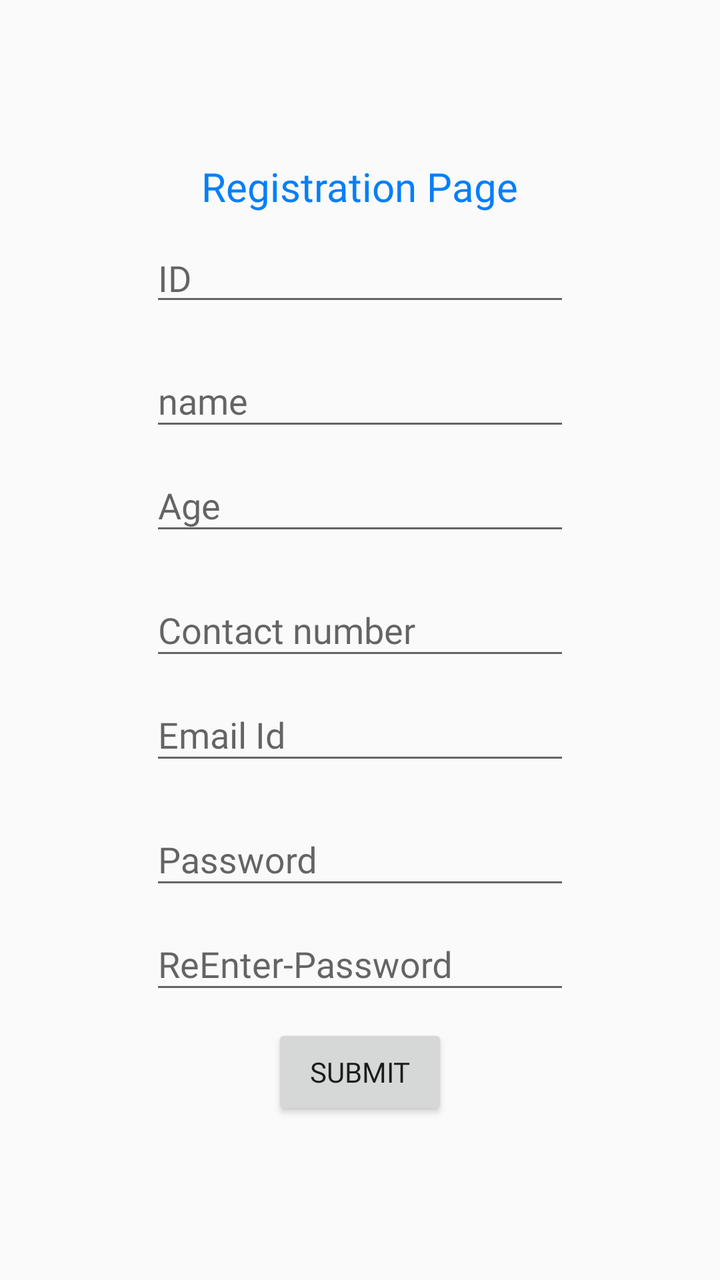
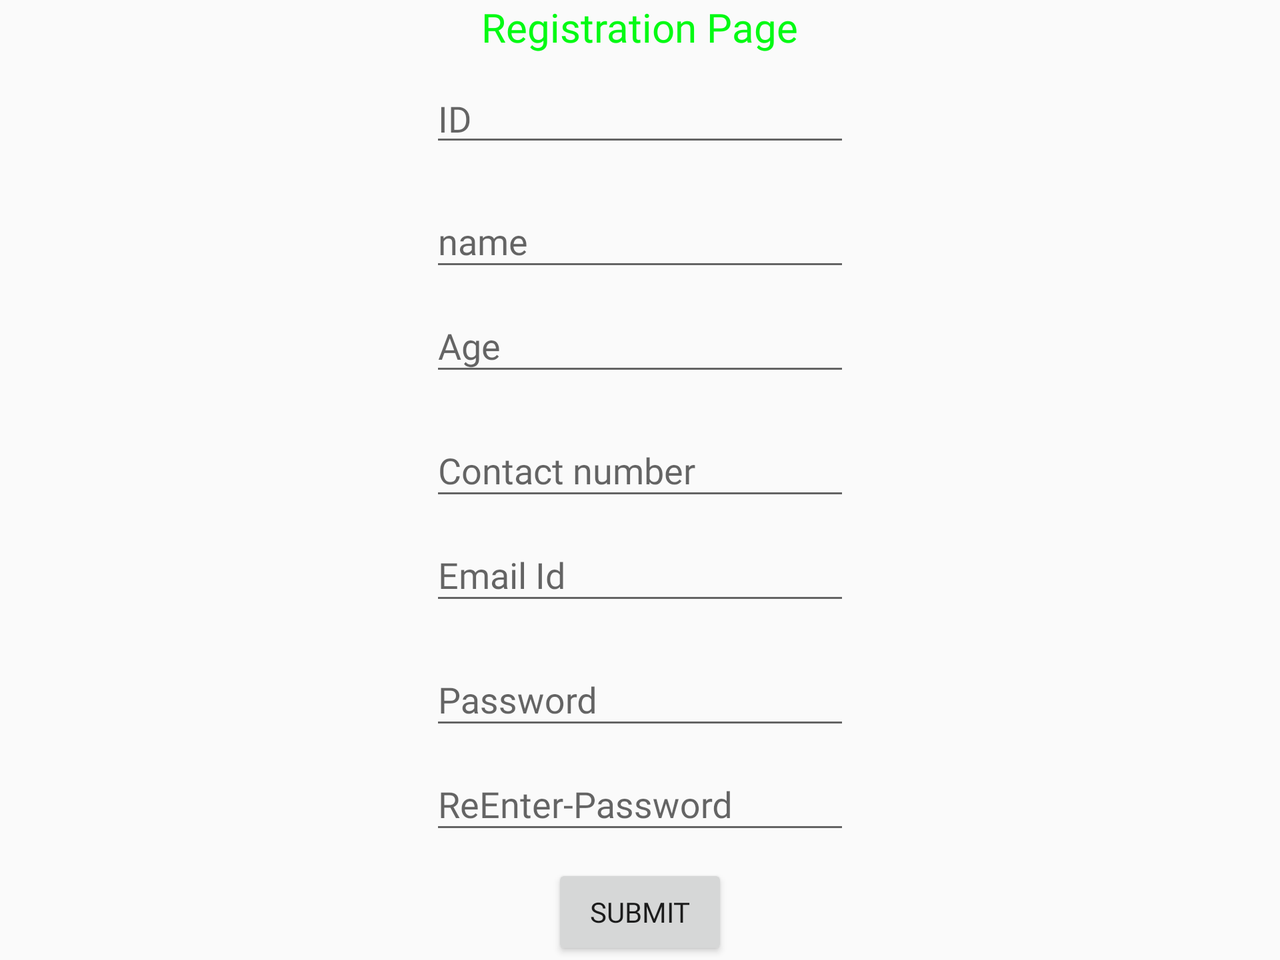

The same Android screen from two of the app's own layout files: first res/layout/ as a phone draws it, then the repository's variant for another configuration, drawn on a device whose configuration selects that folder. Both files follow.
<!-- AndroidManifest.xml: application theme AppTheme2 -->
<!-- res/layout/activity_registration1.xml -->
<LinearLayout
    android:layout_height="match_parent"
    android:layout_width="match_parent"
    android:orientation="vertical"
    android:gravity="center"

    xmlns:android="http://schemas.android.com/apk/res/android">
    <TextView
        android:layout_width="wrap_content"
        android:layout_height="wrap_content"
        android:text="Registration Page"
        android:textColor="#037ffa"
        android:textSize="20dp"/>
    <EditText
        android:layout_width="wrap_content"
        android:layout_height="wrap_content"
        android:id="@+id/et1"
        android:ems="10"
        android:layout_margin="10dp"
        android:hint="@string/et1"/>

    <android.support.design.widget.TextInputLayout
        android:layout_width="wrap_content"
        android:layout_height="wrap_content"
        android:id="@+id/til1">
        <EditText
            android:layout_width="wrap_content"
            android:layout_height="wrap_content"
            android:hint="@string/et2"
            android:id="@+id/et2"
            android:ems="10"/>
    </android.support.design.widget.TextInputLayout>
    <android.support.design.widget.TextInputLayout
        android:layout_width="wrap_content"
        android:layout_height="wrap_content"
        android:id="@+id/til2">
        <EditText
            android:layout_width="wrap_content"
            android:layout_height="wrap_content"
            android:hint="@string/et3"
            android:layout_margin="10dp"
            android:inputType="number"
            android:id="@+id/et3"
            android:ems="10"/>
    </android.support.design.widget.TextInputLayout>
    <android.support.design.widget.TextInputLayout
        android:layout_width="wrap_content"
        android:layout_height="wrap_content"
        android:id="@+id/til3">
        <EditText
            android:layout_width="wrap_content"
            android:layout_height="wrap_content"
            android:hint="@string/et4"
            android:inputType="phone"
            android:maxLength="10"
            android:id="@+id/et4"
            android:ems="10"/>
    </android.support.design.widget.TextInputLayout>
    <android.support.design.widget.TextInputLayout
        android:layout_width="wrap_content"
        android:layout_height="wrap_content"
        android:id="@+id/til4">
        <EditText
            android:layout_width="wrap_content"
            android:layout_height="wrap_content"
            android:hint="@string/et5"
            android:layout_margin="10dp"
            android:inputType="textEmailAddress"
            android:id="@+id/et5"
            android:ems="10"/>
    </android.support.design.widget.TextInputLayout>
    <android.support.design.widget.TextInputLayout
        android:layout_width="wrap_content"
        android:layout_height="wrap_content"
        android:id="@+id/til5">
        <EditText
            android:layout_width="wrap_content"
            android:layout_height="wrap_content"
            android:hint="@string/et6"
            android:inputType="textPassword"

            android:id="@+id/et6"
            android:ems="10"/>
    </android.support.design.widget.TextInputLayout>
    <android.support.design.widget.TextInputLayout
        android:layout_width="wrap_content"
        android:layout_height="wrap_content"
        android:id="@+id/til6">

        <EditText
            android:id="@+id/et7"
            android:layout_width="wrap_content"
            android:layout_height="wrap_content"
            android:layout_margin="10dp"
            android:ems="10"
            android:hint="@string/et7"
            android:inputType="textPassword" />
    </android.support.design.widget.TextInputLayout>
    <Button
        android:layout_width="wrap_content"
        android:layout_height="wrap_content"
        android:text="@string/b3"
        android:onClick="saveDetails"/>

</LinearLayout>
<!-- resources referenced by this layout -->
<resources>
  <string name="b3">Submit</string>
  <string name="et1">ID</string>
  <string name="et2">name</string>
  <string name="et3">Age</string>
  <string name="et4">Contact number</string>
  <string name="et5">Email Id</string>
  <string name="et6">Password</string>
  <string name="et7">ReEnter-Password</string>
  <style name="AppTheme2" parent="Theme.AppCompat.Light.NoActionBar">
          
          <item name="colorPrimary">@color/colorPrimary</item>
          <item name="android:fontFamily">@font/quicksandregular</item>
          <item name="colorPrimaryDark">@color/colorPrimaryDark</item>
          <item name="colorAccent">@color/colorAccent</item>
      </style>
  <color name="colorPrimary">#3F51B5</color>
  <color name="colorPrimaryDark">#303F9F</color>
  <color name="colorAccent">#FF4081</color>
</resources>
<!-- res/layout-land/activity_registration1.xml (the repository's variant of the layout above) -->
<!-- drawn on the phone turned sideways -->
<ScrollView android:layout_height="match_parent"
    android:layout_width="match_parent"
    xmlns:android="http://schemas.android.com/apk/res/android">


<LinearLayout
    android:layout_height="match_parent"
    android:layout_width="match_parent"
    android:orientation="vertical"
    android:gravity="center"

    xmlns:android="http://schemas.android.com/apk/res/android">
    <TextView
        android:layout_width="wrap_content"
        android:layout_height="wrap_content"
        android:text="Registration Page"
        android:textColor="#03fa13"
        android:textSize="20dp"/>
    <EditText
        android:layout_width="wrap_content"
        android:layout_height="wrap_content"
        android:id="@+id/et1"
        android:ems="10"
        android:layout_margin="10dp"
        android:hint="@string/et1"/>

    <android.support.design.widget.TextInputLayout
        android:layout_width="wrap_content"
        android:layout_height="wrap_content"
        android:id="@+id/til1">
        <EditText
            android:layout_width="wrap_content"
            android:layout_height="wrap_content"
            android:hint="@string/et2"
            android:id="@+id/et2"
            android:ems="10"/>
    </android.support.design.widget.TextInputLayout>
    <android.support.design.widget.TextInputLayout
        android:layout_width="wrap_content"
        android:layout_height="wrap_content"
        android:id="@+id/til2">
        <EditText
            android:layout_width="wrap_content"
            android:layout_height="wrap_content"
            android:hint="@string/et3"
            android:layout_margin="10dp"
            android:inputType="number"
            android:id="@+id/et3"
            android:ems="10"/>
    </android.support.design.widget.TextInputLayout>
    <android.support.design.widget.TextInputLayout
        android:layout_width="wrap_content"
        android:layout_height="wrap_content"
        android:id="@+id/til3">
        <EditText
            android:layout_width="wrap_content"
            android:layout_height="wrap_content"
            android:hint="@string/et4"
            android:inputType="phone"
            android:maxLength="10"
            android:id="@+id/et4"
            android:ems="10"/>
    </android.support.design.widget.TextInputLayout>
    <android.support.design.widget.TextInputLayout
        android:layout_width="wrap_content"
        android:layout_height="wrap_content"
        android:id="@+id/til4">
        <EditText
            android:layout_width="wrap_content"
            android:layout_height="wrap_content"
            android:hint="@string/et5"
            android:layout_margin="10dp"
            android:inputType="textEmailAddress"
            android:id="@+id/et5"
            android:ems="10"/>
    </android.support.design.widget.TextInputLayout>
    <android.support.design.widget.TextInputLayout
        android:layout_width="wrap_content"
        android:layout_height="wrap_content"
        android:id="@+id/til5">
        <EditText
            android:layout_width="wrap_content"
            android:layout_height="wrap_content"
            android:hint="@string/et6"
            android:inputType="textPassword"

            android:id="@+id/et6"
            android:ems="10"/>
    </android.support.design.widget.TextInputLayout>
    <android.support.design.widget.TextInputLayout
        android:layout_width="wrap_content"
        android:layout_height="wrap_content"
        android:id="@+id/til6">

        <EditText
            android:id="@+id/et7"
            android:layout_width="wrap_content"
            android:layout_height="wrap_content"
            android:layout_margin="10dp"
            android:ems="10"
            android:hint="@string/et7"
            android:inputType="textPassword" />
    </android.support.design.widget.TextInputLayout>
    <Button
        android:layout_width="wrap_content"
        android:layout_height="wrap_content"
        android:text="@string/b3"
        android:onClick="saveDetails"/>

</LinearLayout>
</ScrollView>
